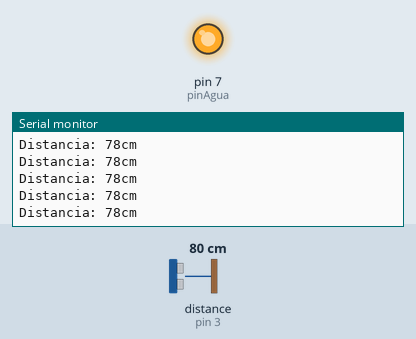
Recording of a sketch running on a simulated Arduino Uno, built with avr-gcc and run on an emulated ATmega328P. Shown: output pins drawn as LEDs (lit = HIGH), the last lines printed to the serial monitor. Wiring (inferred from the names in the program): ultrasonic range finder: trigger pin 2; echo pin 3. The test bench sets the inputs (shaded band); at power-on: distance to the obstacle (sensor on pin 3) 80 cm. The echo pulse lasts 58.3 µs per cm; pins used as bus, display or sensor lines are not drawn.

Above: at 1.2 s.
1.3 s: distance to the obstacle (sensor on pin 3) set to 120 cm
At 2.2 s:
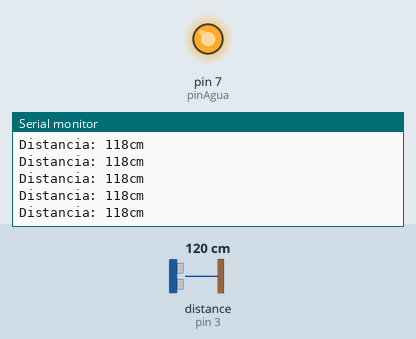
4.3 s: distance to the obstacle (sensor on pin 3) set to 2 cm
At 5.4 s:
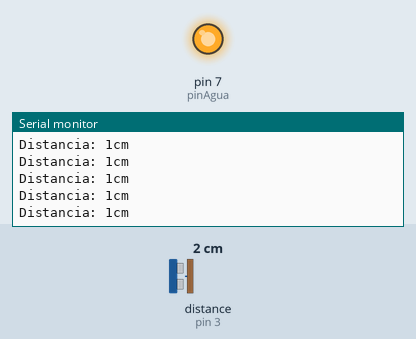
Timing chart, 0 to 7.3 s (numbered marks = the images above; inputs shaded):
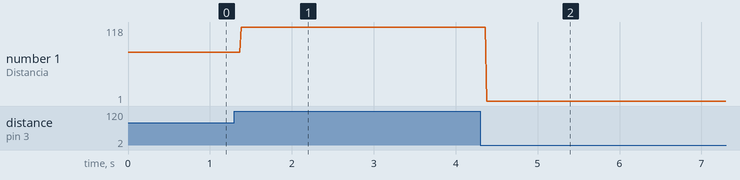

Measured:
- after the input at 1.3 s, the serial monitor: prints a new line after 0.08 s (image 1)
- after the input at 4.3 s, the serial monitor: prints a new line after 0.08 s (image 2)
- plotted number 1: 78 → 118 after the input at 1.3 s, 118 → 1 after the input at 4.3 s

The sketch:

Arqui2SprayManija.ino
```cpp
const int Trigger = 2;   //Pin digital 2 para el Trigger del sensor
const int Echo = 3;   //Pin digital 3 para el echo del sensor

const int pinAgua = 7;
double distancia = 0;
/*
David Enriquez
201602744
*/

void medirDistancia(){
  long t; //timepo que demora en llegar el eco
  long d; //distancia en centimetros
  long total = 0;
  for(int i=0;i<20;i++){
    digitalWrite(Trigger, HIGH);
    delayMicroseconds(10);          //Enviamos un pulso de 10us
    digitalWrite(Trigger, LOW);

    t = pulseIn(Echo, HIGH); //obtenemos el ancho del pulso
    d = t/59;             //escalamos el tiempo a una distancia en cm

    Serial.print("Distancia: ");
    Serial.print(d);      //Enviamos serialmente el valor de la distancia
    Serial.print("cm");
    Serial.println();
   // delay(100);          //Hacemos una pausa de 100ms
    total+=d;
  }
  distancia = total/20;
}

void rocear(){
  Serial.println("Roceaar");
  digitalWrite(pinAgua, LOW);
  delay(1000);          //Enviamos un pulso de 10us
  digitalWrite(pinAgua, HIGH);
}
void setup() {
  // put your setup code here, to run once:
  Serial.begin(9600);//iniciailzamos la comunicación
  pinMode(Trigger, OUTPUT); //pin como salida
  pinMode(Echo, INPUT);  //pin como entrada
  digitalWrite(Trigger, LOW);//Inicializamos el pin con 0
  //Pin agua
  pinMode(pinAgua, OUTPUT);
  digitalWrite(pinAgua, HIGH);//Inicializamos el pin con 0
}

void loop() {
  medirDistancia();
  if(distancia<15){
    delay(2500);
    medirDistancia();
    if(distancia<15){
      while(distancia<100){
        medirDistancia();
      }
      rocear();
    }

  }
}
```
